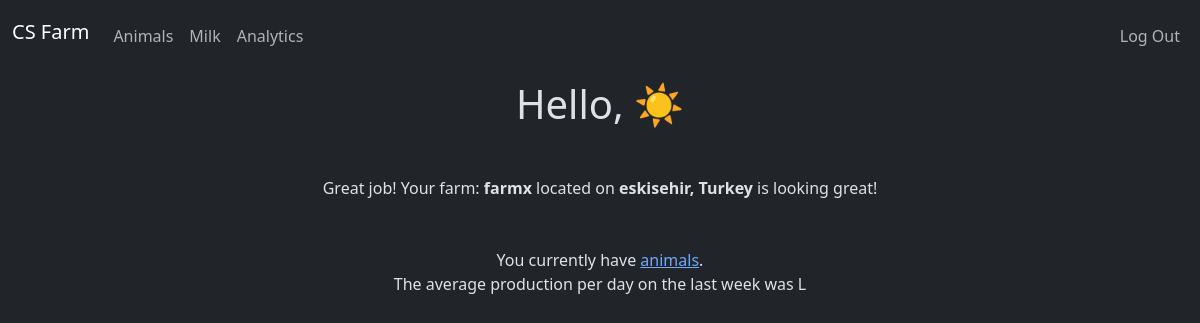
Page /farm (signed in) on the committed database.
### tables this page shows
CREATE TABLE farms (farm_id INTEGER PRIMARY KEY AUTOINCREMENT NOT NULL, user_id INTEGER, name TEXT NOT NULL, country TEXT, location TEXT, created_at TEXT, FOREIGN KEY (user_id) REFERENCES users (id));

### app.py (the view, shortened to what this page needs)
@requires_login
@app.route("/farm", methods=["GET", "POST"])
def farm():
    db = connection()
    user_id = session["user_id"]
    if request.method == "GET":
        row = db.execute(
            "SELECT * from farms where user_id = (?)", (user_id,)).fetchone()
        if row is None:
            countries = []
            with open("countries.txt") as file:
                for line in file.readlines():
                    countries.append(line.strip())
            return render_template("farm_new.html", countries=countries)
        farm = Farm(row)
        return render_template("farm.html", farm=farm)

### database.py (called while the page is built)
def connection() -> sqlite3.Connection:
    con = sqlite3.connect(__db_url)
    con.row_factory = sqlite3.Row
    return con

### templates/farm.html (shortened to what this page needs)
{% extends "base.html" %}
{% block main %}
<div>
	<h1>Hello, {{ username }} ☀️  </h1>
</div>
<div class="container mt-5">
	<p>Great job! Your farm: <b>{{ farm.name }} </b>
	located on <b>{{ farm.location }}, {{ farm.country }}</b>
	is looking great!</p>
</div>
<div class="container mt-5">
	<p>You currently have <b>{{ animals_count }} </b> <a href="/animals">animals</a>. <br/>The average production per day on the last week was <b>{{ avg_prod }}</b>L </p>
</div>
{% endblock %}

### rows in the picture
farms: name "farmx", location "eskisehir", country "Turkey"
